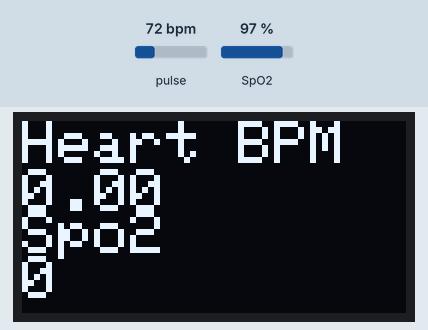
Recording of a sketch running on a simulated Arduino Uno, built with avr-gcc and run on an emulated ATmega328P. Parts: 128×64 one-colour display. The inputs (shaded band) are chosen by the test bench; at power-on: pulse 72 bpm, SpO2 97 %. The display library's start-up logo is not drawn; what the sketch prints to the serial monitor is not drawn.

Above: at 4.3 s.
4.4 s: pulse set to 42 bpm
At 6.1 s:
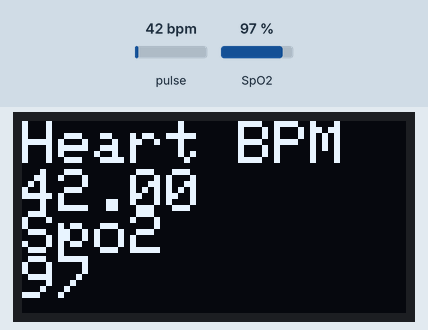
7.6 s: pulse set to 70 bpm
At 8.77 s:
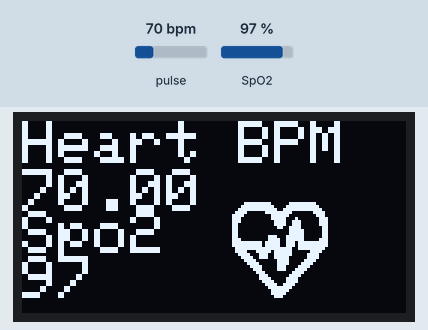
10.0 s: SpO2 set to 80 %
At 11.5 s:
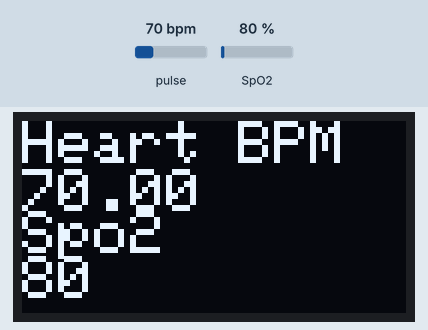
11.7 s: SpO2 set to 85 %
At 12.7 s:
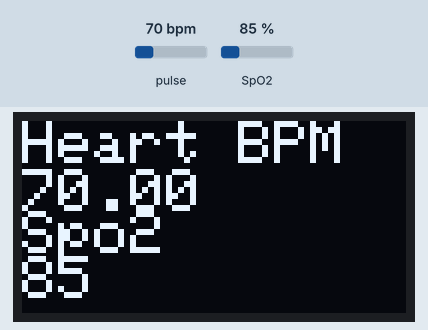
14.3 s: pulse set to 130 bpm
At 14.57 s:
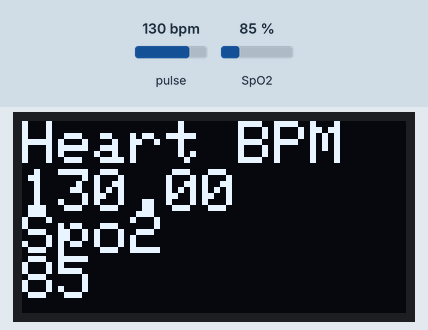
Timing chart, 0 to 16.8 s (numbered marks = the images above; inputs shaded):
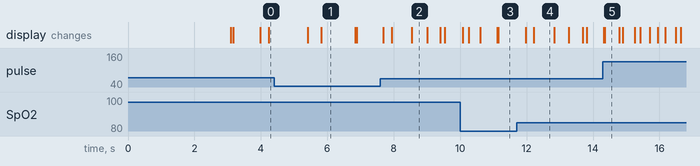

Measured:
- after the input at 10.0 s, the display: changes after 0.07 s (image 3)
- after the input at 11.7 s, the display: first differs from a run without the input after 0.51 s (image 4)
- after the input at 14.3 s, the display: first differs from a run without the input after 0.06 s (image 5)
- what the display in image 1 shows lasts 1.0 s, from 5.8 s to 6.8 s
- what the display in image 2 shows lasts 0.5 s, from 8.5 s to 9.0 s
- what the display in image 4 shows lasts 0.6 s, from 12.2 s to 12.8 s
- what the display in image 5 shows lasts 0.4 s, from 14.4 s to 14.8 s

The sketch:

Oled_Max30100_Done.ino
```cpp
#include <SPI.h>
#include <Wire.h>
#include <Adafruit_GFX.h>
#include <Adafruit_SSD1306.h>
#include "MAX30100_PulseOximeter.h"

#define SCREEN_WIDTH 128 // OLED display width, in pixels
#define SCREEN_HEIGHT 64 // OLED display height, in pixels
#define OLED_RESET -1    // Reset pin # (or -1 if sharing Arduino reset pin)
#define SCREEN_ADDRESS 0x3C ///< See datasheet for Address; 0x3D for 128x64, 0x3C for 128x32

Adafruit_SSD1306 display(SCREEN_WIDTH, SCREEN_HEIGHT, &Wire, OLED_RESET);

#define NUMFLAKES 10 // Number of snowflakes in the animation example
#define LOGO_HEIGHT 16
#define LOGO_WIDTH 16

#define REPORTING_PERIOD_MS 500

PulseOximeter pox;
uint32_t tsLastReport = 0;

const unsigned char bitmap[] PROGMEM = {
  0x0f, 0xf8, 0x1f, 0xf0, 0x1f, 0xfc, 0x3f, 0xf8, 0x3f, 0xfe, 0x7f, 0xfc,
  0x78, 0x1f, 0xf0, 0x1e, 0xf0, 0x07, 0xe0, 0x0e, 0xe0, 0x07, 0xc4, 0x07,
  0xe0, 0x03, 0xce, 0x07, 0xc0, 0x03, 0xce, 0x07, 0xc0, 0x01, 0x9e, 0x03,
  0xc0, 0x00, 0x1f, 0x03, 0xc0, 0x00, 0x1f, 0x03, 0xc0, 0x0e, 0x3f, 0x03,
  0xe0, 0x0f, 0x3f, 0x07, 0xff, 0xdf, 0x3b, 0xff, 0xff, 0xdf, 0x3b, 0xff,
  0x7f, 0xff, 0xf3, 0xfe, 0x78, 0xfb, 0xf0, 0x3c, 0x3c, 0x73, 0xf0, 0x78,
  0x1e, 0x73, 0xe0, 0x78, 0x0f, 0x01, 0xe0, 0xf0, 0x07, 0x81, 0xe1, 0xe0,
  0x03, 0xc1, 0xc3, 0xc0, 0x01, 0xc1, 0xc7, 0x80, 0x00, 0xe0, 0x0f, 0x00,
  0x00, 0x70, 0x1e, 0x00, 0x00, 0x78, 0x3c, 0x00, 0x00, 0x3c, 0x3c, 0x00,
  0x00, 0x1e, 0x78, 0x00, 0x00, 0x0f, 0xf0, 0x00, 0x00, 0x07, 0xe0, 0x00,
  0x00, 0x07, 0xc0, 0x00, 0x00, 0x03, 0x80, 0x00
};

void onBeatDetected() {
  Serial.println("Beat!");
  display.drawBitmap(70, 27, bitmap, 32, 32, 1);
  display.display();
}

void setup() {
  Serial.begin(9600);

  // SSD1306_SWITCHCAPVCC = generate display voltage from 3.3V internally
  if (!display.begin(SSD1306_SWITCHCAPVCC, SCREEN_ADDRESS)) {
    Serial.println(F("SSD1306 allocation failed"));
    for(;;); // Don't proceed, loop forever
  }

  // Show initial display buffer contents on the screen
  display.display();
  delay(3000);

  // Clear the buffer
  display.clearDisplay();
  display.setTextSize(2);
  display.setTextColor(1);
  display.setCursor(0, 0);
  display.println("Initializing pulse oximeter..");
  display.display();

  Serial.print("Initializing pulse oximeter..");

  if (!pox.begin()) {
    Serial.println("FAILED");
    display.clearDisplay();
    display.setTextSize(2);
    display.setTextColor(1);
    display.setCursor(0, 0);
    display.println("FAILED");
    display.display();
    for(;;);
  } else {
    display.clearDisplay();
    display.setTextSize(2);
    display.setTextColor(1);
    display.setCursor(0, 0);
    display.println("SUCCESS");
    display.display();
    Serial.println("SUCCESS");
  }

  pox.setOnBeatDetectedCallback(onBeatDetected);
}

void loop() {
  pox.update();

  if (millis() - tsLastReport > REPORTING_PERIOD_MS) {
    Serial.print("Heart BPM:");
    Serial.print(pox.getHeartRate());
    Serial.print("-----");
    Serial.print("Oxygen Percent:");
    Serial.print(pox.getSpO2());
    Serial.println("\n");

    display.clearDisplay();

    display.setTextSize(2);
    display.setTextColor(1);
    display.setCursor(0, 16);
    display.println(pox.getHeartRate());

    display.setTextSize(2);
    display.setTextColor(1);
    display.setCursor(0, 0);
    display.println("Heart BPM");

    display.setTextSize(2);
    display.setTextColor(1);
    display.setCursor(0, 30);
    display.println("Spo2");

    display.setTextSize(2);
    display.setTextColor(1);
    display.setCursor(0, 45);
    display.println(pox.getSpO2());

    display.display();

    tsLastReport = millis();
  }
}
```
